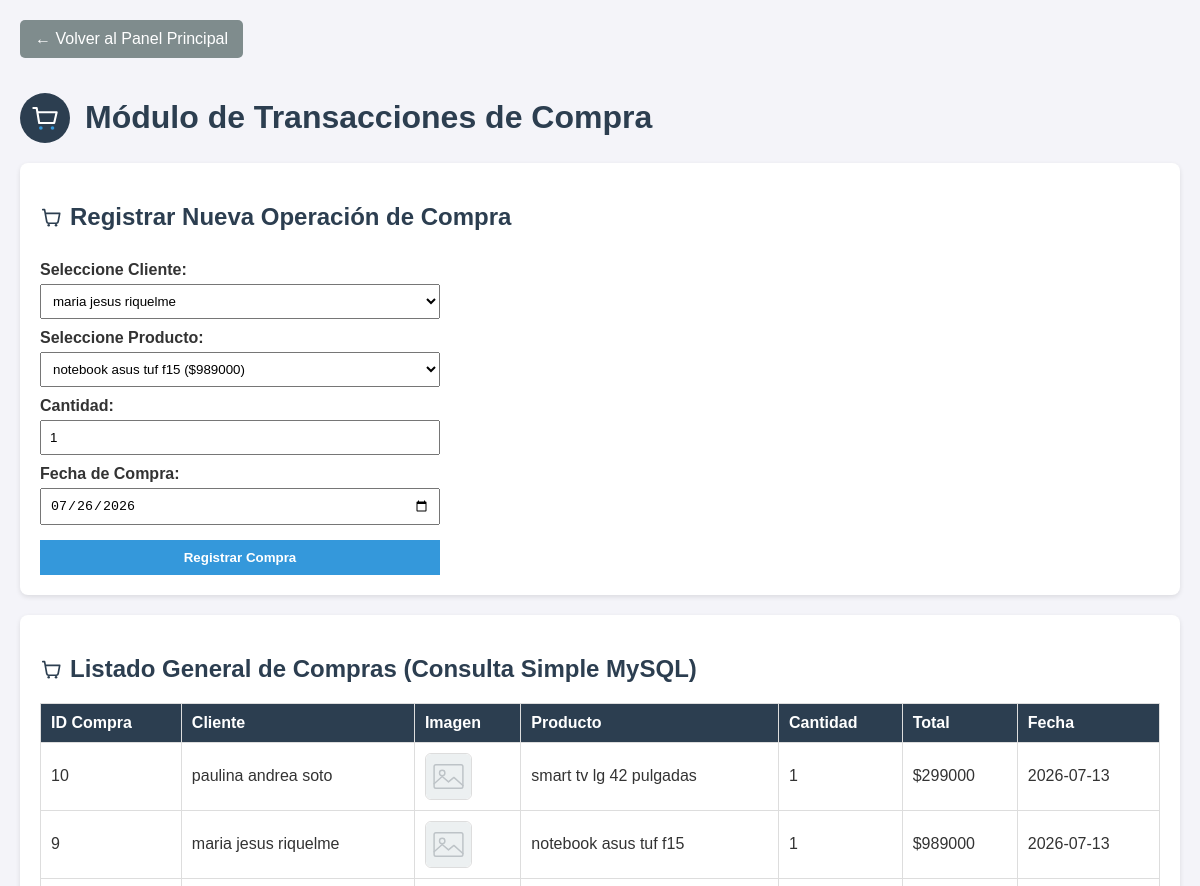
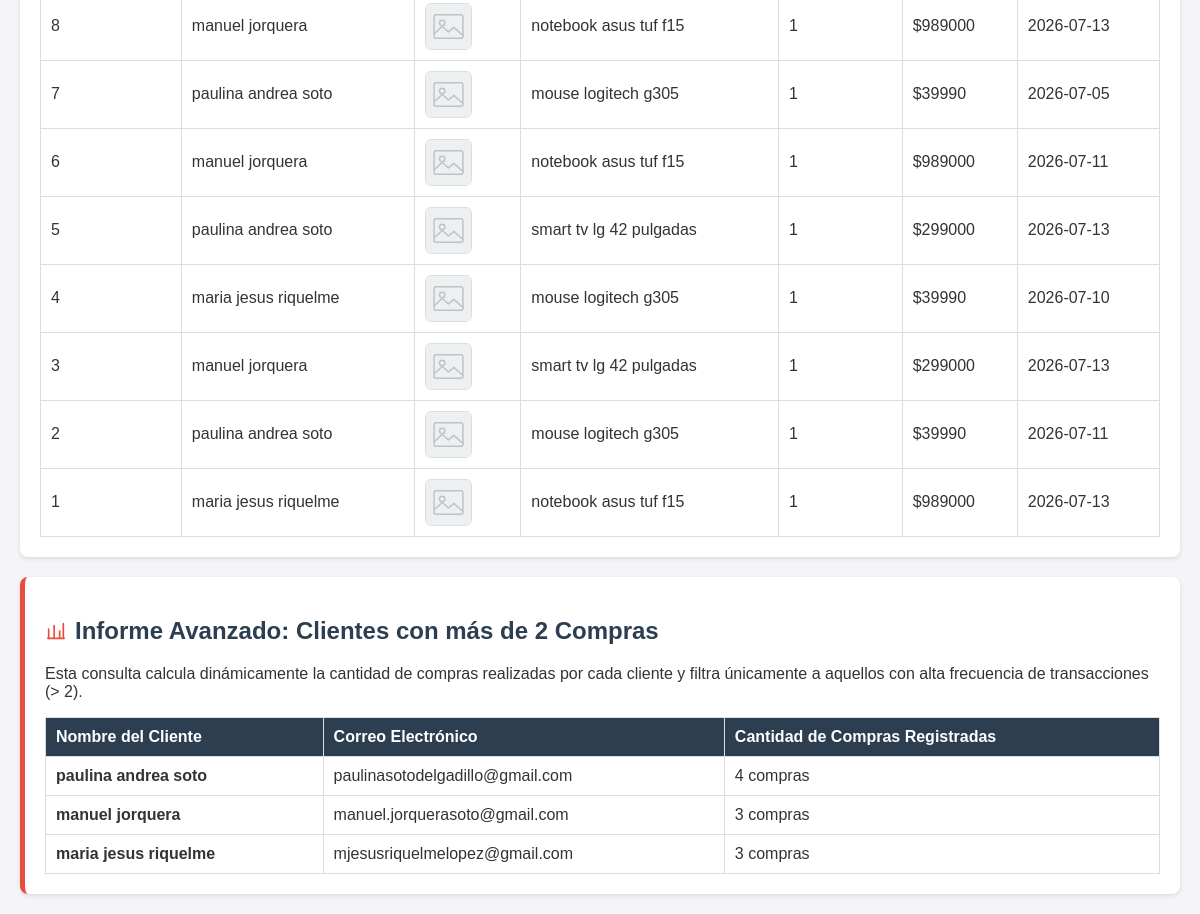
The page /compras.php on the database as committed earlier (2 pictures, top to bottom).
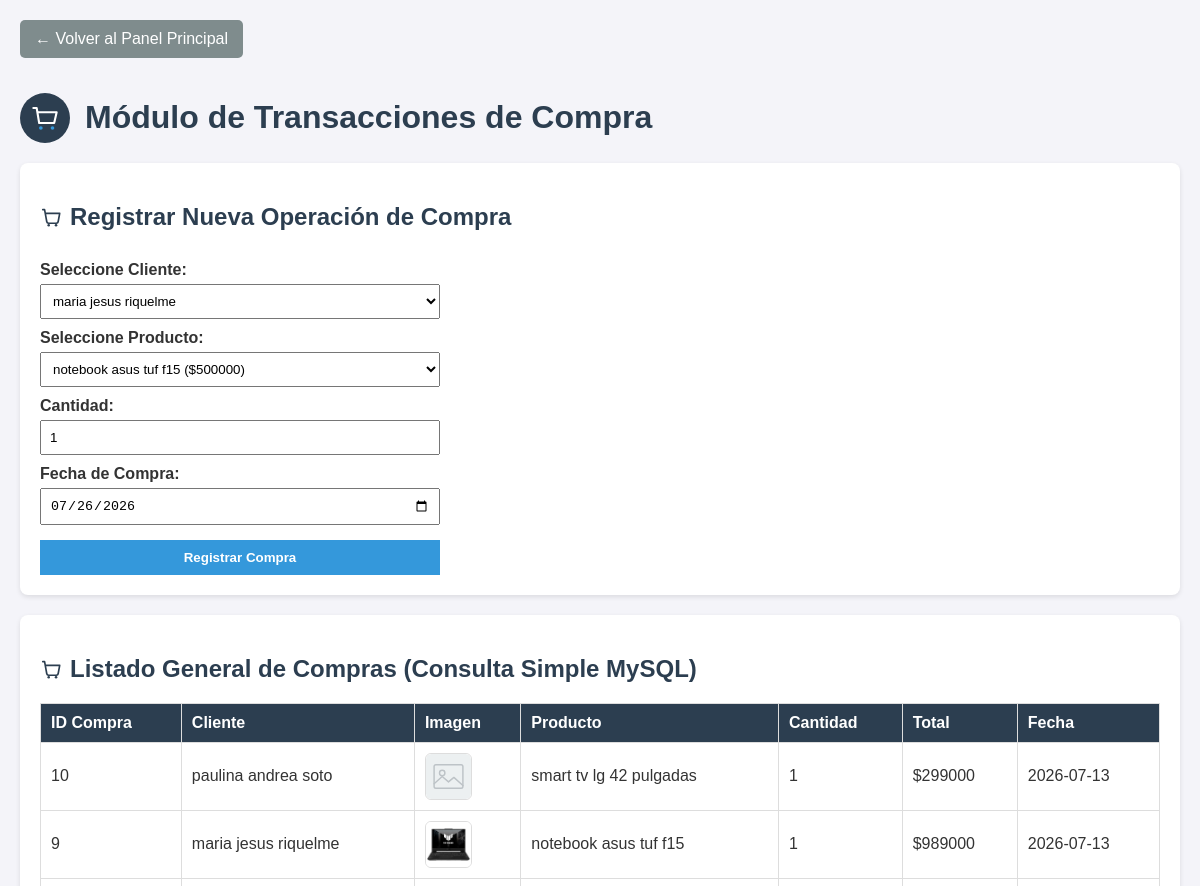
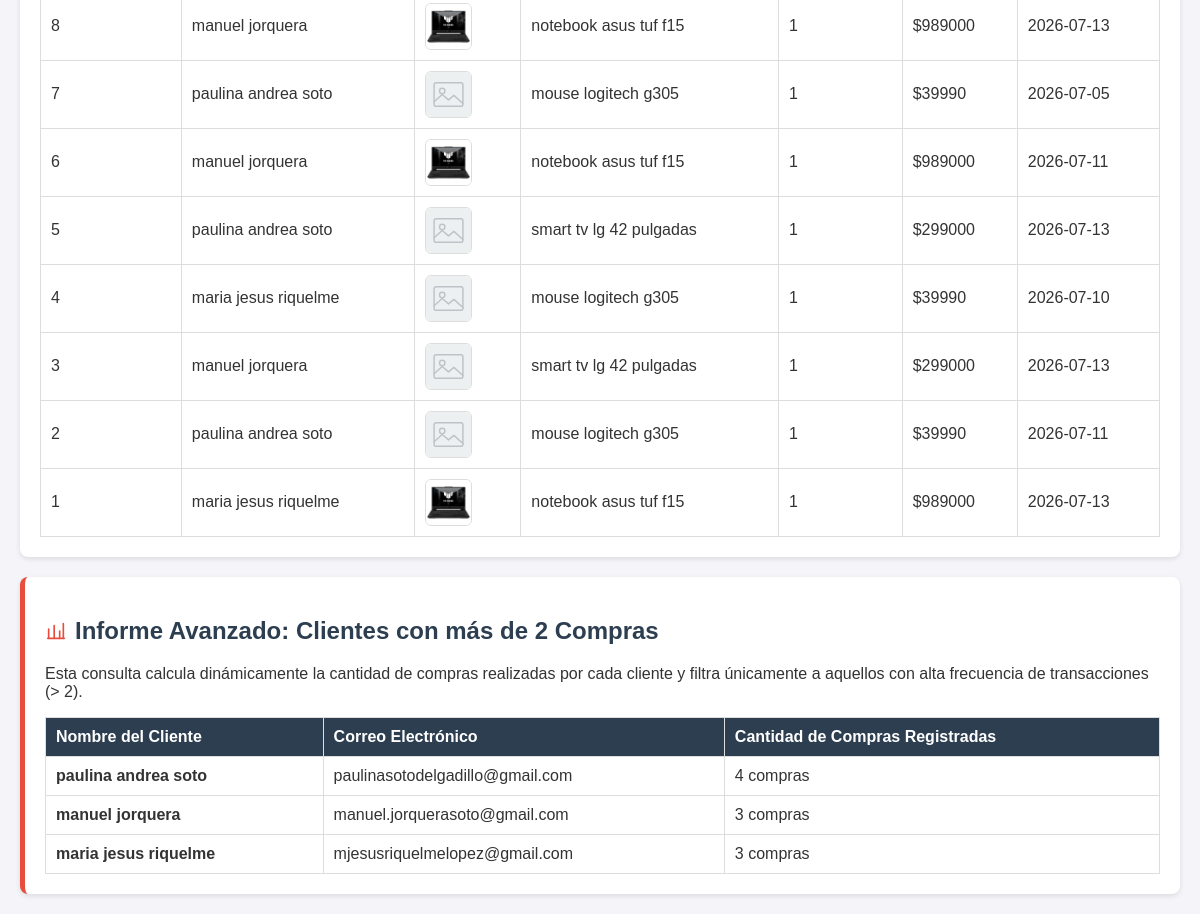
The same page on the database as committed later (2 pictures, top to bottom).
### tables this page shows
CREATE TABLE IF NOT EXISTS `compra` (
  `id_compra` int(11) NOT NULL AUTO_INCREMENT,
  `cantidad` int(11) NOT NULL,
  `total` int(11) NOT NULL,
  `fecha` date NOT NULL,
  `id_producto` int(11) DEFAULT NULL,
  `id_cliente` int(11) DEFAULT NULL,
  PRIMARY KEY (`id_compra`),
  KEY `id_producto` (`id_producto`),
  KEY `id_cliente` (`id_cliente`)
);

CREATE TABLE IF NOT EXISTS `cliente` (
  `id_cliente` int(11) NOT NULL AUTO_INCREMENT,
  `nombre` varchar(100) NOT NULL,
  `email` varchar(100) NOT NULL,
  `direccion` varchar(150) NOT NULL,
  PRIMARY KEY (`id_cliente`)
);

CREATE TABLE IF NOT EXISTS `producto` (
  `id_producto` int(11) NOT NULL AUTO_INCREMENT,
  `nombre` varchar(100) NOT NULL,
  `descripcion` text DEFAULT NULL,
  `precio` int(11) NOT NULL,
  `stock` int(11) NOT NULL,
  `imagen` varchar(255) DEFAULT NULL,
  PRIMARY KEY (`id_producto`)
);

### compras.php (the view, shortened to what this page needs)
<?php include 'conexion.php'; ?>
<!DOCTYPE html>
<html lang="es">
<head>
</head>
<body>
    <a href="index.php" class="btn-back">← Volver al Panel Principal</a>
    <div class="cabecera">
        <img src="assets/logo.svg" alt="Logo Tienda Electrónica">
        <h1>Módulo de Transacciones de Compra</h1>
    </div>
    <div class="box">
        <h2><img src="assets/icons/compra.svg" alt="">Registrar Nueva Operación de Compra</h2>
        <form action="procesar.php" method="POST">
            <label for="id_cliente">Seleccione Cliente:</label>
            <select name="id_cliente" id="id_cliente" required>
                <?php
                $clie = $conn->query("SELECT id_cliente, nombre FROM CLIENTE");
                while($c = $clie->fetch_assoc()) { echo "<option value='{$c['id_cliente']}'>{$c['nombre']}</option>"; }
                ?>
            </select>
            <label for="id_producto">Seleccione Producto:</label>
            <select name="id_producto" id="id_producto" required>
                <?php
                $prod = $conn->query("SELECT id_producto, nombre, precio FROM PRODUCTO");
                while($p = $prod->fetch_assoc()) { echo "<option value='{$p['id_producto']}'>{$p['nombre']} (\${$p['precio']})</option>"; }
                ?>
            </select>
            <label for="cantidad">Cantidad:</label>
            <input type="number" name="cantidad" min="1" value="1" required>
            <label for="fecha">Fecha de Compra:</label>
            <input type="date" name="fecha" value="<?php echo date('Y-m-d'); ?>" required>
            <input type="submit" class="btn" value="Registrar Compra">
        </form>
    </div>
    <div class="box">
        <h2><img src="assets/icons/compra.svg" alt="">Listado General de Compras (Consulta Simple MySQL)</h2>
        <table>
            <tr><th>ID Compra</th><th>Cliente</th><th>Imagen</th><th>Producto</th><th>Cantidad</th><th>Total</th><th>Fecha</th></tr>
            <?php
            $sql = "SELECT c.id_compra, cl.nombre AS cliente, p.nombre AS producto, p.imagen AS producto_imagen, c.cantidad, c.total, c.fecha
                    FROM COMPRA c
                    INNER JOIN CLIENTE cl ON c.id_cliente = cl.id_cliente
                    INNER JOIN PRODUCTO p ON c.id_producto = p.id_producto
                    ORDER BY c.id_compra DESC";
            $res = $conn->query($sql);
            if ($res && $res->num_rows > 0) {
                while($row = $res->fetch_assoc()) {
                    $ruta_img = !empty($row['producto_imagen']) ? "uploads/" . htmlspecialchars($row['producto_imagen']) : "uploads/placeholder.svg";
                    echo "<tr><td>{$row['id_compra']}</td><td>{$row['cliente']}</td><td><img class='img-producto' src='{$ruta_img}' alt='Foto de {$row['producto']}'></td><td>{$row['producto']}</td><td>{$row['cantidad']}</td><td>\${$row['total']}</td><td>{$row['fecha']}</td></tr>";
                }
            } else { echo "<tr><td colspan='7'>No se han registrado compras aún.</td></tr>"; }
            ?>
        </table>
    </div>
    <div class="box" style="border-left: 5px solid #e74c3c;">
        <h2><img src="assets/icons/informe.svg" alt="">Informe Avanzado: Clientes con más de 2 Compras</h2>
        <p>Esta consulta calcula dinámicamente la cantidad de compras realizadas por cada cliente y filtra únicamente a aquellos con alta frecuencia de transacciones (> 2).</p>
        <table>
            <tr><th>Nombre del Cliente</th><th>Correo Electrónico</th><th>Cantidad de Compras Registradas</th></tr>
            <?php
            $sql_avanzada = "SELECT cl.nombre, cl.email, COUNT(co.id_compra) AS total_compras
                             FROM CLIENTE cl
                             INNER JOIN COMPRA co ON cl.id_cliente = co.id_cliente
                             GROUP BY cl.id_cliente, cl.nombre, cl.email
                             HAVING total_compras > 2
                             ORDER BY total_compras DESC";
            $res_avanzada = $conn->query($sql_avanzada);
            if ($res_avanzada && $res_avanzada->num_rows > 0) {
                while($row = $res_avanzada->fetch_assoc()) {
                    echo "<tr><td><strong>{$row['nombre']}</strong></td><td>{$row['email']}</td><td>{$row['total_compras']} compras</td></tr>";
                }
            } else { echo "<tr><td colspan='3'>Ningún cliente posee más de 2 compras registradas en este momento.</td></tr>"; }
            ?>
        </table>
    </div>
</body>
</html>

### compras.php (style rules this page uses)
body { font-family: Arial, sans-serif; background-color: #f4f4f9; margin: 20px; color: #333; }
h1, h2, h3 { color: #2c3e50; }
.box { background: white; padding: 20px; border-radius: 8px; box-shadow: 0 2px 5px rgba(0,0,0,0.1); margin-bottom: 20px; }
table { width: 100%; border-collapse: collapse; margin-top: 15px; background: white; }
th, td { border: 1px solid #ddd; padding: 10px; text-align: left; }
th { background-color: #2c3e50; color: white; }
form { display: flex; flex-direction: column; max-width: 400px; }
label { margin-top: 10px; font-weight: bold; }
select, input { padding: 8px; margin-top: 5px; }
.btn { background-color: #3498db; color: white; border: none; padding: 10px; cursor: pointer; font-weight: bold; margin-top: 15px; }
.btn-back { display: inline-block; background-color: #7f8c8d; color: white; padding: 10px 15px; text-decoration: none; border-radius: 5px; margin-bottom: 20px; }
.cabecera { display: flex; align-items: center; gap: 15px; margin-bottom: 5px; }
.cabecera img { width: 50px; height: 50px; }
h2 { display: flex; align-items: center; gap: 8px; }
h2 img { width: 22px; height: 22px; }
.img-producto { width: 45px; height: 45px; object-fit: cover; border-radius: 6px; border: 1px solid #ddd; vertical-align: middle; }

Rows that differ between the two databases and show on the page:
changed through a linked row, compra id 9: id_producto.imagen: picture added in place of a placeholder
changed through a linked row, compra id 8: id_producto.imagen: picture added in place of a placeholder
changed through a linked row, compra id 6: id_producto.imagen: picture added in place of a placeholder
changed through a linked row, compra id 1: id_producto.imagen: picture added in place of a placeholder
Other text that changed with them:
form field id_producto: "notebook asus tuf f15 ($989000)" → "notebook asus tuf f15 ($500000)"
